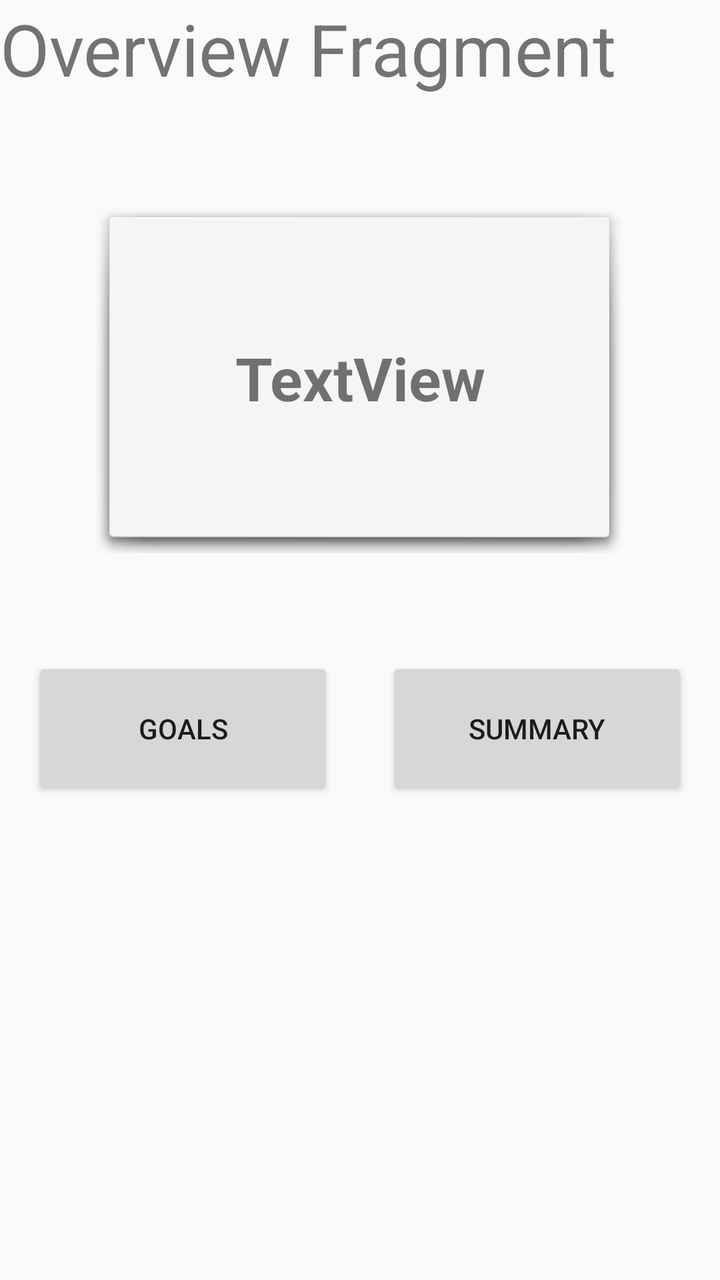
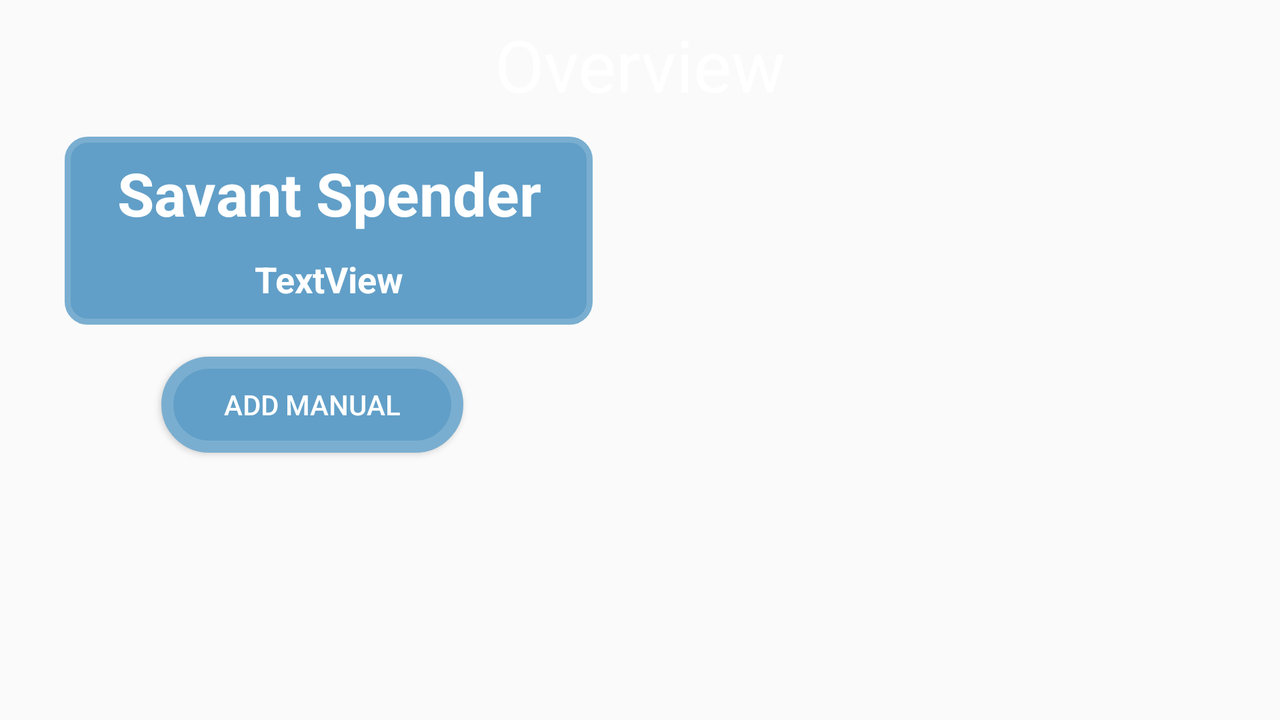

One screen, two layout resources from the same app: the default and the repository's alternative for another configuration. Each is rendered where Android would select it; the XML of both is given below.
<!-- AndroidManifest.xml: application theme AppTheme -->
<!-- res/layout/fragment_menu_overview.xml -->
<?xml version="1.0" encoding="utf-8"?>
<androidx.constraintlayout.widget.ConstraintLayout xmlns:android="http://schemas.android.com/apk/res/android"
    xmlns:app="http://schemas.android.com/apk/res-auto"
    xmlns:tools="http://schemas.android.com/tools"
    android:id="@+id/linearLayout5"
    android:layout_width="match_parent"
    android:layout_height="match_parent"
    android:background="@color/colorTransparent">

    <TextView
        android:id="@+id/textView2"
        android:layout_width="0dp"
        android:layout_height="wrap_content"
        android:text="Overview Fragment"
        android:textSize="36sp"
        app:layout_constraintEnd_toEndOf="parent"
        app:layout_constraintStart_toStartOf="parent"
        app:layout_constraintTop_toTopOf="parent" />

    <Button
        android:id="@+id/btnViewGoalList"
        android:layout_width="151dp"
        android:layout_height="71dp"
        android:layout_marginStart="16dp"
        android:layout_marginTop="52dp"
        android:text="Goals"
        app:layout_constraintStart_toStartOf="parent"
        app:layout_constraintTop_toBottomOf="@+id/imageView" />

    <Button
        android:id="@+id/button2"
        android:layout_width="151dp"
        android:layout_height="71dp"
        android:layout_marginTop="52dp"
        android:layout_marginEnd="16dp"
        android:text="Summary"
        app:layout_constraintEnd_toEndOf="parent"
        app:layout_constraintTop_toBottomOf="@+id/imageView" />

    <ImageView
        android:id="@+id/imageView"
        android:layout_width="266dp"
        android:layout_height="176dp"
        android:layout_marginBottom="8dp"
        android:scaleType="fitXY"
        app:layout_constraintBottom_toBottomOf="parent"
        app:layout_constraintEnd_toEndOf="parent"
        app:layout_constraintHorizontal_bias="0.496"
        app:layout_constraintStart_toStartOf="parent"
        app:layout_constraintTop_toBottomOf="@+id/textView2"
        app:layout_constraintVertical_bias="0.128"
        app:srcCompat="@android:drawable/dialog_holo_light_frame" />

    <TextView
        android:id="@+id/textView7"
        android:layout_width="130dp"
        android:layout_height="wrap_content"
        android:text="TextView"
        android:textAlignment="center"
        android:textSize="30sp"
        android:textStyle="bold"
        app:layout_constraintBottom_toBottomOf="@+id/imageView"
        app:layout_constraintEnd_toEndOf="parent"
        app:layout_constraintStart_toStartOf="parent"
        app:layout_constraintTop_toTopOf="@+id/imageView" />

</androidx.constraintlayout.widget.ConstraintLayout>
<!-- resources referenced by this layout -->
<resources>
  <color name="colorTransparent">#00FFFFFF</color>
  <style name="AppTheme" parent="Theme.AppCompat.Light.NoActionBar">
          
          <item name="colorPrimary">@color/colorPrimary</item>
          <item name="colorPrimaryDark">@color/colorPrimaryDark</item>
          <item name="colorAccent">@color/colorAccent</item>
      </style>
  <color name="colorPrimary">#619FC8</color>
  <color name="colorPrimaryDark">#5F7DB5</color>
  <color name="colorAccent">#7AAED0</color>
</resources>
<!-- res/layout-land/fragment_menu_overview.xml (the repository's variant of the layout above) -->
<!-- drawn on the phone turned sideways -->
<?xml version="1.0" encoding="utf-8"?>
<androidx.constraintlayout.widget.ConstraintLayout xmlns:android="http://schemas.android.com/apk/res/android"
    xmlns:app="http://schemas.android.com/apk/res-auto"
    xmlns:tools="http://schemas.android.com/tools"
    android:id="@+id/linearLayout5"
    android:layout_width="match_parent"
    android:layout_height="match_parent"
    android:background="@color/colorTransparent">

    <TextView
        android:id="@+id/textView2"
        android:layout_width="0dp"
        android:layout_height="wrap_content"
        android:layout_marginStart="8dp"
        android:layout_marginTop="8dp"
        android:layout_marginEnd="8dp"
        android:text="@string/title_overview"
        android:textAlignment="center"
        android:textColor="@color/colorText"
        android:textSize="36sp"
        app:layout_constraintEnd_toEndOf="parent"
        app:layout_constraintStart_toStartOf="parent"
        app:layout_constraintTop_toTopOf="parent" />

    <Button
        android:id="@+id/btnCreateManual"
        android:layout_width="151dp"
        android:layout_height="wrap_content"
        android:layout_marginTop="16dp"
        android:background="@drawable/dialog_panel_rounded"
        android:text="Add Manual"
        android:textColor="@color/colorText"
        app:layout_constraintEnd_toEndOf="parent"
        app:layout_constraintHorizontal_bias="0.165"
        app:layout_constraintStart_toStartOf="parent"
        app:layout_constraintTop_toBottomOf="@+id/constraintLayout2" />

    <Button
        android:id="@+id/btnViewGoalList"
        android:layout_width="@dimen/overview_circle_size"
        android:layout_height="@dimen/overview_circle_size"
        android:layout_marginStart="96dp"
        android:layout_marginTop="8dp"
        android:layout_marginBottom="64dp"
        android:background="@drawable/dialog_panel_circle"
        android:text="Goals"
        android:textColor="@color/colorText"
        app:layout_constraintBottom_toBottomOf="parent"
        app:layout_constraintStart_toEndOf="@+id/btnCreateManual"
        app:layout_constraintTop_toBottomOf="@+id/textView2" />

    <Button
        android:id="@+id/btnSummary"
        android:layout_width="@dimen/overview_circle_size"
        android:layout_height="@dimen/overview_circle_size"
        android:layout_marginStart="20dp"
        android:layout_marginBottom="8dp"
        android:background="@drawable/dialog_panel_circle"
        android:text="Summary"
        android:textColor="@color/colorText"
        app:layout_constraintBottom_toBottomOf="parent"
        app:layout_constraintStart_toEndOf="@+id/btnViewGoalList"
        app:layout_constraintTop_toTopOf="@+id/btnViewGoalList"
        app:layout_constraintVertical_bias="0.0" />

    <androidx.constraintlayout.widget.ConstraintLayout
        android:id="@+id/constraintLayout2"
        android:layout_width="264dp"
        android:layout_height="94dp"
        android:layout_marginStart="8dp"
        android:layout_marginTop="12dp"
        android:layout_marginEnd="8dp"
        android:background="@drawable/icon_unselected_bkg"
        app:layout_constraintEnd_toEndOf="parent"
        app:layout_constraintHorizontal_bias="0.068"
        app:layout_constraintStart_toStartOf="parent"
        app:layout_constraintTop_toBottomOf="@+id/textView2">

        <TextView
            android:id="@+id/txtOverviewDate"
            android:layout_width="wrap_content"
            android:layout_height="wrap_content"
            android:layout_marginStart="8dp"
            android:layout_marginTop="8dp"
            android:layout_marginEnd="8dp"
            android:layout_marginBottom="8dp"
            android:text="TextView"
            android:textAlignment="center"
            android:textColor="@color/colorText"
            android:textSize="18sp"
            android:textStyle="bold"
            app:layout_constraintBottom_toBottomOf="parent"
            app:layout_constraintEnd_toEndOf="parent"
            app:layout_constraintStart_toStartOf="parent"
            app:layout_constraintTop_toBottomOf="@+id/txtHelloWorld" />

        <TextView
            android:id="@+id/txtHelloWorld"
            android:layout_width="wrap_content"
            android:layout_height="wrap_content"
            android:layout_marginStart="8dp"
            android:layout_marginTop="8dp"
            android:layout_marginEnd="8dp"
            android:text="Savant Spender"
            android:textAlignment="center"
            android:textColor="@color/colorText"
            android:textSize="30sp"
            android:textStyle="bold"
            app:layout_constraintEnd_toEndOf="parent"
            app:layout_constraintStart_toStartOf="parent"
            app:layout_constraintTop_toTopOf="parent" />
    </androidx.constraintlayout.widget.ConstraintLayout>

    <androidx.constraintlayout.widget.Guideline
        android:id="@+id/guideline"
        android:layout_width="wrap_content"
        android:layout_height="wrap_content"
        android:orientation="vertical"
        app:layout_constraintGuide_begin="180dp" />

</androidx.constraintlayout.widget.ConstraintLayout>
<!-- resources referenced by the variant -->
<!-- as the phone turned sideways resolves them -->
<resources>
  <color name="colorText">#FFFFFF</color>
  <color name="colorTransparent">#00FFFFFF</color>
  <!-- drawable dialog_panel_circle (drawable) -->
  <?xml version="1.0" encoding="utf-8"?>
  <shape xmlns:android="http://schemas.android.com/apk/res/android" android:shape="oval">
  
      <solid android:color="#619FC8" />
      
      <size android:width="@dimen/overview_circle_size" android:height="@dimen/overview_circle_size"></size>
      <stroke android:width="3dp" android:color="@color/colorAccent"></stroke>
  </shape>
  <!-- drawable dialog_panel_rounded (drawable) -->
  <?xml version="1.0" encoding="utf-8"?>
  <shape xmlns:android="http://schemas.android.com/apk/res/android">
      <solid android:color="#619FC8" />
      
      <stroke
          android:width="6dp"
          android:color="#7AAED0" />
      
      <corners android:radius="40dp" />
  </shape>
  <!-- drawable icon_unselected_bkg (drawable) -->
  <?xml version="1.0" encoding="utf-8"?>
  <shape xmlns:android="http://schemas.android.com/apk/res/android">
      <solid android:color="#619FC8" />
      
      <stroke
          android:width="3dp"
          android:color="#7AAED0" />
      
      <corners android:radius="10dp" />
  </shape>
  <string name="title_overview">Overview</string>
  <style name="AppTheme" parent="Theme.AppCompat.Light.NoActionBar">
          
          <item name="colorPrimary">@color/colorPrimary</item>
          <item name="colorPrimaryDark">@color/colorPrimaryDark</item>
          <item name="colorAccent">@color/colorAccent</item>
      </style>
  <color name="colorAccent">#7AAED0</color>
  <color name="colorPrimary">#619FC8</color>
  <color name="colorPrimaryDark">#5F7DB5</color>
</resources>
